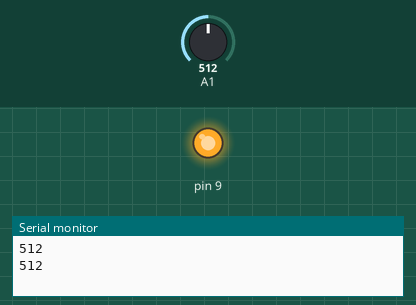
A sketch run on a simulated Arduino Uno, built with avr-gcc and run on an emulated ATmega328P. On the bench: output pins drawn as LEDs (lit = HIGH), the last lines printed to the serial monitor. Inputs (shaded band) come from the test bench; at power-on: A1 = 512.

Above: at 1.8 s.
1.9 s: A1 set to 663
3.4 s: A1 set to 689
At 5.0 s:
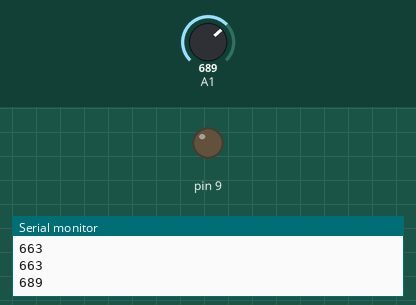
5.5 s: A1 set to 669
At 6.6 s:
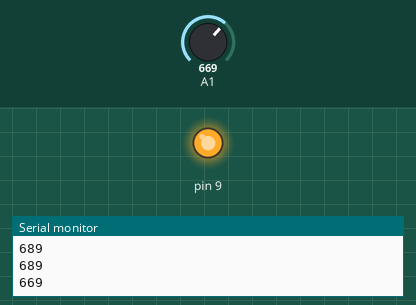
7.5 s: A1 set to 716
At 9.3 s:
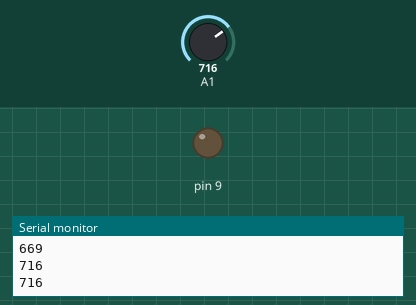
Timing chart, 0 to 10.5 s (numbered marks = the images above; inputs shaded):
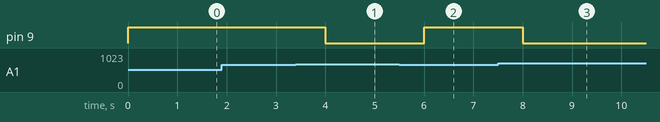

The sketch:

night_lighter.ino
```cpp
int sensorValue = 0;
void setup()
{
  pinMode(9, OUTPUT);
  pinMode(A1,INPUT);
  Serial.begin(9600);
}

void loop()
{
  sensorValue = analogRead(A1);
  Serial.println(sensorValue);

  /*analogWrite(9, map(sensorValue, 6,679,0,255));
  /* 255 top of the brightness for the led */

  if (sensorValue <= 679 & sensorValue > 6){
    digitalWrite(9,HIGH);
  }
  else{
    digitalWrite(9,LOW);
  }

  delay(1000);


}
```

Measured:
- the behaviour switches between 679 and 680 on A1 (found by bisection; images 0 and 1)
- after the input at 3.4 s, pin 9: HIGH → LOW after 0.60 s
- after the input at 5.5 s, pin 9: LOW → HIGH after 0.50 s
- after the input at 7.5 s, pin 9: HIGH → LOW after 0.50 s
